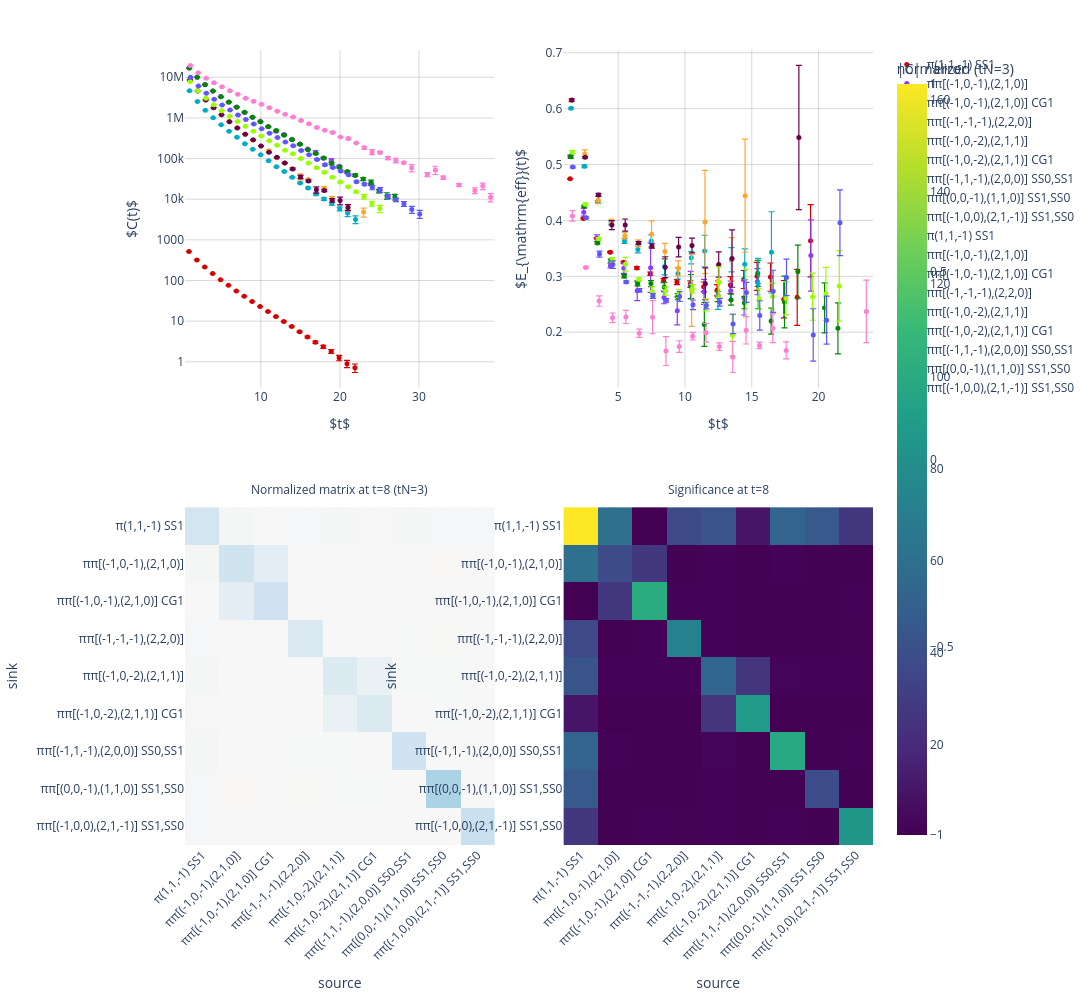

Notebook code cell kept with this figure:
### Code cell
# Everything about the matrix at a glance; the heatmaps are at t=3, normalized there
show(MP.plot_summary(panels=["diagonal", "effective_energy", "normalized", "significance"],
                     time=8, norm_time=3, time_extent=TIME_EXTENT))
